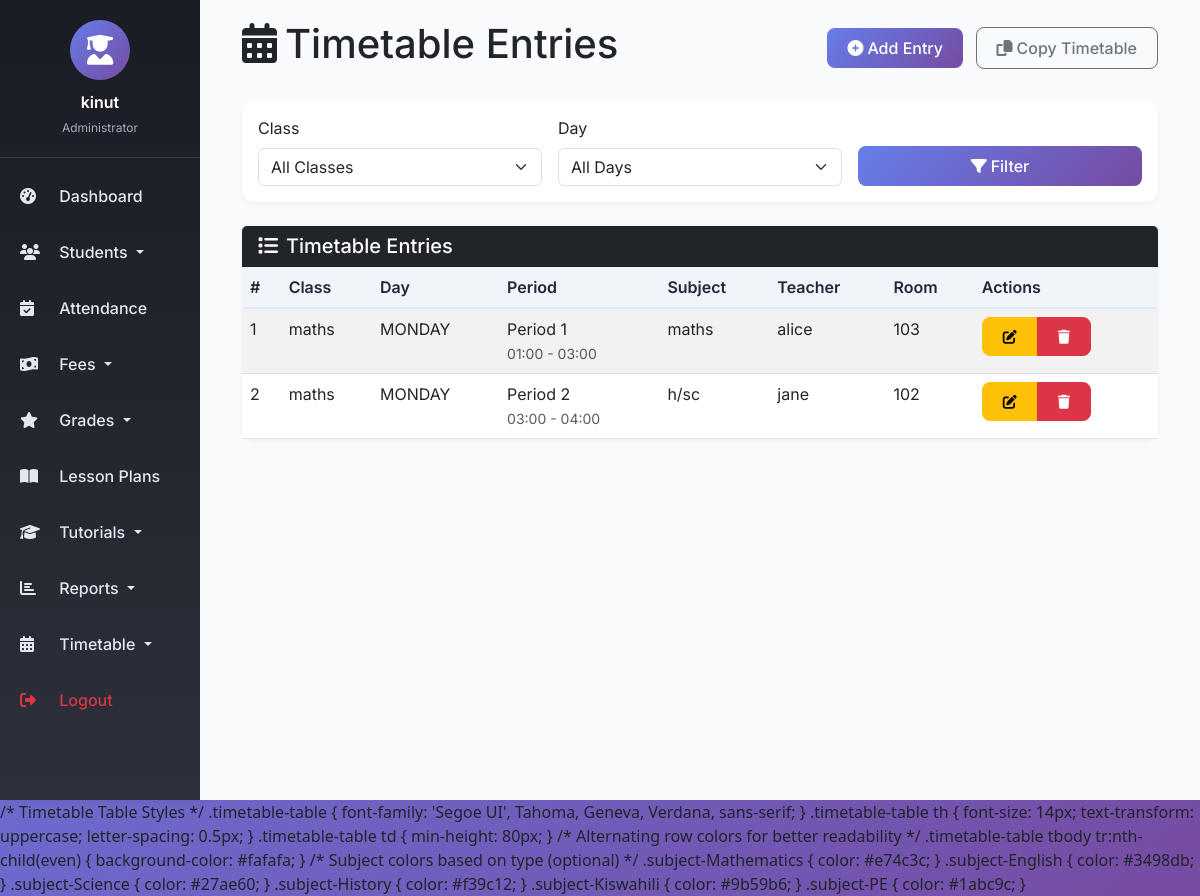
The app's page /timetable/ (signed in) with its own data.
### management/models.py (models this page shows, shortened)
class TimetableEntry(models.Model):
    class_assigned = models.ForeignKey('Class', on_delete=models.CASCADE, related_name='timetable_entries')
    day = models.ForeignKey(Day, on_delete=models.CASCADE)
    period = models.ForeignKey(Period, on_delete=models.CASCADE)
    subject = models.CharField(max_length=100)
    teacher = models.ForeignKey(User, on_delete=models.CASCADE, limit_choices_to={'groups__name': 'Teachers'})
    room = models.CharField(max_length=50, blank=True)
    is_break = models.BooleanField(default=False)
    break_name = models.CharField(max_length=100, blank=True)
    academic_year = models.CharField(max_length=20, default='2024')
    term = models.CharField(max_length=20, default='Term 1')
    class Meta:
        unique_together = ['class_assigned', 'day', 'period', 'academic_year', 'term']
        ordering = ['class_assigned__name', 'day__day_number', 'period__period_number']

class Class(models.Model):
    name = models.CharField(max_length=50)
    grade_level = models.CharField( max_length=50)
    academic_year = models.CharField(max_length=20)
    teacher = models.ForeignKey(User, on_delete=models.SET_NULL, null=True, limit_choices_to={'groups__name': 'Teachers'})
    students = models.ManyToManyField(Student, through='Enrollment')

class Day(models.Model):
    calendar_date = models.DateField(unique=True)

class Period(models.Model):
    period_number = models.IntegerField(unique=True)
    start_time = models.TimeField()
    end_time = models.TimeField()
    name = models.CharField(max_length=50, blank=True)  # e.g., "1st Period", "Morning Session"
    class Meta:
        ordering = ['period_number']

### management/views.py (the view)
# urls.py: path('timetable/', views.TimetableEntryListView.as_view(), name='timetable_list'),
class TimetableEntryListView(LoginRequiredMixin, ListView):
    model = TimetableEntry
    template_name = 'management/timetable_list.html'
    context_object_name = 'entries'
    paginate_by = 50
    def get_queryset(self):
        queryset = TimetableEntry.objects.all().select_related('class_assigned', 'day', 'period', 'teacher')
        class_filter = self.request.GET.get('class')
        if class_filter:
            queryset = queryset.filter(class_assigned_id=class_filter)
        day_filter = self.request.GET.get('day')
        if day_filter:
            queryset = queryset.filter(day_id=day_filter)
        return queryset
    def get_context_data(self, **kwargs):
        context = super().get_context_data(**kwargs)
        context['classes'] = Class.objects.all()
        context['days'] = Day.objects.filter(is_active=True)
        return context

### management/templates/management/timetable_list.html (shortened to what this page needs)
{% extends 'base.html' %}
{% load static %}
{% block content %}
<div class="container-fluid">
    <div class="d-flex justify-content-between align-items-center mb-4">
        <h1><i class="fas fa-calendar-alt me-2"></i>Timetable Entries</h1>
        <div>
            <a href="{% url 'timetable_add' %}" class="btn btn-primary">
                <i class="fas fa-plus-circle me-1"></i>Add Entry
            </a>
            <a href="{% url 'timetable_copy' %}" class="btn btn-outline-secondary ms-2">
                <i class="fas fa-copy me-1"></i>Copy Timetable
            </a>
        </div>
    </div>
    <div class="card mb-4">
        <div class="card-body">
            <form method="get" class="row g-3">
                <div class="col-md-4">
                    <label for="class" class="form-label">Class</label>
                    <select name="class" id="class" class="form-select">
                        <option value="">All Classes</option>
                    </select>
                </div>
                <div class="col-md-4">
                    <label for="day" class="form-label">Day</label>
                    <select name="day" id="day" class="form-select">
                        <option value="">All Days</option>
                    </select>
                </div>
                <div class="col-md-4 d-flex align-items-end">
                    <button type="submit" class="btn btn-primary w-100">
                        <i class="fas fa-filter me-1"></i>Filter
                    </button>
                </div>
            </form>
        </div>
    </div>
    <div class="card">
        <div class="card-header bg-dark text-white">
            <h5 class="mb-0"><i class="fas fa-list me-2"></i>Timetable Entries</h5>
        </div>
        <div class="card-body p-0">
            <div class="table-responsive">
                <table class="table table-hover table-striped mb-0">
                    <thead>
                        <tr>
                            <th>#</th>
                            <th>Class</th>
                            <th>Day</th>
                            <th>Period</th>
                            <th>Subject</th>
                            <th>Teacher</th>
                            <th>Room</th>
                            <th>Actions</th>
                        </tr>
                    </thead>
                    <tbody>
                        {% for entry in entries %}
                        <tr>
                            <td>{{ forloop.counter0|add:page_obj.start_index }}</td>
                            <td>{{ entry.class_assigned.name }}</a></td>
                            <td>{{ entry.day.name }}</td>
                            <td>Period {{ entry.period.period_number }}<br>
                                <small class="text-muted">{{ entry.period.start_time|time:"H:i" }} - {{ entry.period.end_time|time:"H:i" }}</small>
                            </td>
                            <td>{{ entry.subject }}</a></td>
                            <td>{{ entry.teacher.get_full_name|default:entry.teacher.username }}</a></td>
                            <td>{{ entry.room|default:"—" }}</a></td>
                            <td>
                                <div class="btn-group">
                                    <a href="{% url 'timetable_edit' entry.pk %}" class="btn btn-sm btn-warning">
                                        <i class="fas fa-edit"></i>
                                    </a>
                                    <a href="{% url 'timetable_delete' entry.pk %}" class="btn btn-sm btn-danger">
                                        <i class="fas fa-trash"></i>
                                    </a>
                                </div>
                            </td>
                        </tr>
                        {% endfor %}
                    </tbody>
                </table>
            </div>
        </div>
    </div>
</div>
{% endblock %}

### templates/base.html (shortened to what this page needs)
<!DOCTYPE html>
<html lang="en">
<head>
    <link href="https://cdn.jsdelivr.net/npm/bootstrap@5.3.0/dist/css/bootstrap.min.css" rel="stylesheet" />
    <link rel="stylesheet" href="https://cdnjs.cloudflare.com/ajax/libs/font-awesome/6.4.0/css/all.min.css" />
</head>
<body>
    <div class="container-fluid p-0">
        <div class="row g-0">
            <div class="col-md-2 sidebar d-none d-md-block">
                <div class="user-info">
                    <div class="user-avatar">
                        <i class="fas fa-user-graduate"></i>
                    </div>
                    <div class="user-name">{{ user.get_full_name|default:user.username }}</div>
                    <div class="user-role">
                        {% if user.is_superuser %}
                            Administrator
                        {% elif user.groups.all %}
                            {{ user.groups.first.name }}
                        {% else %}
                            Staff
                        {% endif %}
                    </div>
                </div>
                <nav class="nav flex-column">
                    <a class="nav-link" href="{% url 'dashboard' %}">
                        <i class="fas fa-tachometer-alt"></i> Dashboard
                    </a>
                    <li class="nav-item dropdown">
                        <a class="nav-link dropdown-toggle" href="#" role="button" data-bs-toggle="dropdown">
                            <i class="fas fa-users"></i> Students
                        </a>
                    </li>
                    <a class="nav-link" href="{% url 'attendance_list' %}">
                        <i class="fas fa-calendar-check"></i> Attendance
                    </a>
                    <li class="nav-item dropdown">
                        <a class="nav-link dropdown-toggle" href="#" role="button" data-bs-toggle="dropdown">
                            <i class="fas fa-money-bill-wave"></i> Fees
                        </a>
                    </li>
                    <li class="nav-item dropdown">
                        <a class="nav-link dropdown-toggle" href="#" role="button" data-bs-toggle="dropdown">
                            <i class="fas fa-star"></i> Grades
                        </a>
                    </li>
                    <a class="nav-link" href="{% url 'lesson_plan_list' %}">
                        <i class="fas fa-book-open"></i> Lesson Plans
                    </a>
                    <li class="nav-item dropdown">
                        <a class="nav-link dropdown-toggle" href="#" role="button" data-bs-toggle="dropdown">
                            <i class="fas fa-graduation-cap"></i> Tutorials
                        </a>
                    </li>
                    <li class="nav-item dropdown">
                        <a class="nav-link dropdown-toggle" href="#" role="button" data-bs-toggle="dropdown">
                            <i class="fas fa-chart-bar"></i> Reports
                        </a>
                    </li>
                    <li class="nav-item dropdown">
    <a class="nav-link dropdown-toggle" href="#" role="button" data-bs-toggle="dropdown">
        <i class="fas fa-calendar-alt"></i> Timetable
    </a>
</li>
                    <a class="nav-link text-danger" href="{% url 'logout' %}">
                        <i class="fas fa-sign-out-alt"></i> Logout
                    </a>
                </nav>
            </div>
            <div class="col-md-10 main-content">
                {% block content %}
                {% endblock %}
            </div>
        </div>
    </div>
    /* Timetable Table Styles */
.timetable-table {
    font-family: 'Segoe UI', Tahoma, Geneva, Verdana, sans-serif;
}
.timetable-table th {
    font-size: 14px;
    text-transform: uppercase;
    letter-spacing: 0.5px;
}
.timetable-table td {
    min-height: 80px;
}
/* Alternating row colors for better readability */
.timetable-table tbody tr:nth-child(even) {
    background-color: #fafafa;
}
/* Subject colors based on type (optional) */
.subject-Mathematics { color: #e74c3c; }
.subject-English { color: #3498db; }
.subject-Science { color: #27ae60; }
.subject-History { color: #f39c12; }
.subject-Kiswahili { color: #9b59b6; }
.subject-PE { color: #1abc9c; }
</body>
</html>

### templates/base.html (style rules this page uses)
* { font-family: 'Inter', sans-serif; }
body { background: linear-gradient(135deg, #667eea 0%, #764ba2 100%); min-height: 100vh; }
.sidebar { min-height: 100vh; background: linear-gradient(180deg, #1a1c23 0%, #2d2f3a 100%); box-shadow: 2px 0 10px rgba(0,0,0,0.1); transition: all 0.3s ease; }
.sidebar .nav-link { color: #e2e8f0; padding: 12px 20px; transition: all 0.3s ease; font-weight: 500; margin: 4px 0; }
.sidebar .nav-link i { width: 25px; margin-right: 10px; }
.main-content { background: #f8fafc; min-height: 100vh; padding: 20px 30px; }
.card { border: none; border-radius: 12px; box-shadow: 0 2px 4px rgba(0,0,0,0.05); transition: transform 0.2s ease, box-shadow 0.2s ease; }
.table { margin-bottom: 0; }
.table thead th { background-color: #f1f5f9; color: #1e293b; font-weight: 600; border-bottom: 2px solid #e2e8f0; }
.btn { border-radius: 8px; padding: 8px 20px; font-weight: 500; transition: all 0.2s ease; }
.btn-primary { background: linear-gradient(135deg, #667eea 0%, #764ba2 100%); border: none; }
.user-info { padding: 20px; text-align: center; border-bottom: 1px solid rgba(255,255,255,0.1); margin-bottom: 10px; }
.user-avatar { width: 60px; height: 60px; background: linear-gradient(135deg, #667eea 0%, #764ba2 100%); border-radius: 50%; display: flex; align-items: center; justify-content: center; margin: 0 auto 10px; }
.user-avatar i { font-size: 30px; color: white; }
.user-name { color: white; font-weight: 600; margin-bottom: 5px; }
.user-role { color: #a0aec0; font-size: 12px; }

### records on screen
TimetableEntry: class_assigned.name "maths", day.name "MONDAY", period.period_number "1", period.start_time "01:00", period.end_time "03:00", subject "maths", teacher.get_full_name "alice", room "103"
TimetableEntry: class_assigned.name "maths", day.name "MONDAY", period.period_number "2", period.start_time "03:00", period.end_time "04:00", subject "h/sc", teacher.get_full_name "jane", room "102"

### other values on screen
{{ user.get_full_name|default:user.username }} "kinut"
